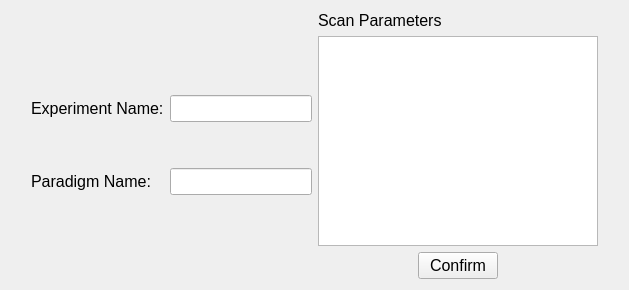
<?xml version="1.0" encoding="UTF-8"?>
<ui version="4.0">
 <class>ExperimentManager</class>
 <widget class="QWidget" name="ExperimentManager">
  <property name="geometry">
   <rect>
    <x>0</x>
    <y>0</y>
    <width>629</width>
    <height>290</height>
   </rect>
  </property>
  <property name="windowTitle">
   <string>ExperimentManager</string>
  </property>
  <layout class="QHBoxLayout" name="horizontalLayout">
   <item>
    <spacer name="horizontalSpacer">
     <property name="orientation">
      <enum>Qt::Horizontal</enum>
     </property>
     <property name="sizeType">
      <enum>QSizePolicy::Preferred</enum>
     </property>
     <property name="sizeHint" stdset="0">
      <size>
       <width>20</width>
       <height>20</height>
      </size>
     </property>
    </spacer>
   </item>
   <item>
    <layout class="QVBoxLayout" name="verticalLayout">
     <item>
      <spacer name="verticalSpacer">
       <property name="orientation">
        <enum>Qt::Vertical</enum>
       </property>
       <property name="sizeHint" stdset="0">
        <size>
         <width>20</width>
         <height>40</height>
        </size>
       </property>
      </spacer>
     </item>
     <item>
      <layout class="QGridLayout" name="gridLayout_3">
       <item row="0" column="0">
        <widget class="QLabel" name="label_4">
         <property name="font">
          <font>
           <pointsize>12</pointsize>
          </font>
         </property>
         <property name="text">
          <string>Experiment Name:</string>
         </property>
        </widget>
       </item>
       <item row="0" column="1">
        <widget class="QLineEdit" name="experimentNameLineEdit">
         <property name="font">
          <font>
           <pointsize>12</pointsize>
          </font>
         </property>
        </widget>
       </item>
       <item row="1" column="0">
        <spacer name="verticalSpacer_2">
         <property name="font">
          <font>
           <pointsize>12</pointsize>
          </font>
         </property>
         <property name="orientation">
          <enum>Qt::Vertical</enum>
         </property>
         <property name="sizeHint" stdset="0">
          <size>
           <width>20</width>
           <height>40</height>
          </size>
         </property>
        </spacer>
       </item>
       <item row="2" column="0">
        <widget class="QLabel" name="label_5">
         <property name="font">
          <font>
           <pointsize>12</pointsize>
          </font>
         </property>
         <property name="text">
          <string>Paradigm Name:</string>
         </property>
        </widget>
       </item>
       <item row="2" column="1">
        <widget class="QLineEdit" name="paradigmNameLineEdit">
         <property name="font">
          <font>
           <pointsize>12</pointsize>
          </font>
         </property>
         <property name="readOnly">
          <bool>true</bool>
         </property>
        </widget>
       </item>
      </layout>
     </item>
     <item>
      <spacer name="verticalSpacer_3">
       <property name="orientation">
        <enum>Qt::Vertical</enum>
       </property>
       <property name="sizeHint" stdset="0">
        <size>
         <width>20</width>
         <height>40</height>
        </size>
       </property>
      </spacer>
     </item>
    </layout>
   </item>
   <item>
    <layout class="QGridLayout" name="gridLayout_4">
     <item row="2" column="2">
      <spacer name="horizontalSpacer_4">
       <property name="font">
        <font>
         <pointsize>12</pointsize>
        </font>
       </property>
       <property name="orientation">
        <enum>Qt::Horizontal</enum>
       </property>
       <property name="sizeHint" stdset="0">
        <size>
         <width>40</width>
         <height>20</height>
        </size>
       </property>
      </spacer>
     </item>
     <item row="0" column="0" colspan="3">
      <widget class="QLabel" name="label_6">
       <property name="sizePolicy">
        <sizepolicy hsizetype="Preferred" vsizetype="Maximum">
         <horstretch>0</horstretch>
         <verstretch>0</verstretch>
        </sizepolicy>
       </property>
       <property name="font">
        <font>
         <pointsize>12</pointsize>
        </font>
       </property>
       <property name="text">
        <string>Scan Parameters</string>
       </property>
      </widget>
     </item>
     <item row="2" column="1">
      <widget class="QPushButton" name="confirmPushButton">
       <property name="font">
        <font>
         <pointsize>12</pointsize>
        </font>
       </property>
       <property name="text">
        <string>Confirm</string>
       </property>
      </widget>
     </item>
     <item row="2" column="0">
      <spacer name="horizontalSpacer_3">
       <property name="font">
        <font>
         <pointsize>12</pointsize>
        </font>
       </property>
       <property name="orientation">
        <enum>Qt::Horizontal</enum>
       </property>
       <property name="sizeHint" stdset="0">
        <size>
         <width>40</width>
         <height>20</height>
        </size>
       </property>
      </spacer>
     </item>
     <item row="1" column="0" colspan="3">
      <widget class="QTableView" name="scanParametersTableView">
       <property name="sizePolicy">
        <sizepolicy hsizetype="Preferred" vsizetype="Preferred">
         <horstretch>0</horstretch>
         <verstretch>0</verstretch>
        </sizepolicy>
       </property>
       <property name="font">
        <font>
         <pointsize>12</pointsize>
        </font>
       </property>
       <property name="textElideMode">
        <enum>Qt::ElideLeft</enum>
       </property>
      </widget>
     </item>
    </layout>
   </item>
   <item>
    <spacer name="horizontalSpacer_2">
     <property name="orientation">
      <enum>Qt::Horizontal</enum>
     </property>
     <property name="sizeType">
      <enum>QSizePolicy::Preferred</enum>
     </property>
     <property name="sizeHint" stdset="0">
      <size>
       <width>20</width>
       <height>20</height>
      </size>
     </property>
    </spacer>
   </item>
  </layout>
 </widget>
 <layoutdefault spacing="6" margin="11"/>
 <tabstops>
  <tabstop>experimentNameLineEdit</tabstop>
  <tabstop>paradigmNameLineEdit</tabstop>
  <tabstop>scanParametersTableView</tabstop>
  <tabstop>confirmPushButton</tabstop>
 </tabstops>
 <resources/>
 <connections/>
</ui>
